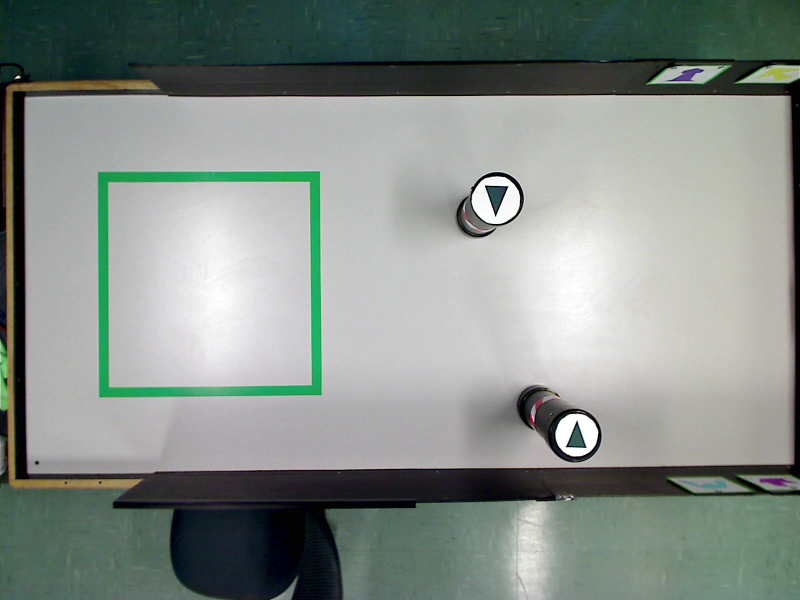
#> input picture design/main_station/resources/Picture 34.jpg, 1600 x 1200 px (shown at 1/2 size)
$ python onboard_vision.py 'design/main_station/resources/Picture 34.jpg'   (older library calls are emulated)
#> lines starting #> are read from the running program, lines starting #| are printed output that depends on the picture; after the words box and inside, x2 and y2 are one past the last pixel; in counts of white or black regions, pixels touching at a corner belong together
### design/vision/contours.py
import cv2
import numpy as np
from scipy.spatial import distance

from itertools import chain, starmap
from math import inf
from operator import truediv
from typing import Tuple

from .constants import (PAINTING_FRAME_LOWER_GREEN,
                        PAINTING_FRAME_UPPER_GREEN,
                        WARPED_IMAGE_DIMENSIONS)
from .exceptions import PaintingFrameNotFound
from .utils import StdErrOutputDisplayManager


class PaintingFrameFinder:
    def __init__(self,
                 color_lower_range=PAINTING_FRAME_LOWER_GREEN,
                 color_upper_range=PAINTING_FRAME_UPPER_GREEN):
        self.color_lower_range = color_lower_range
        self.color_upper_range = color_upper_range

    def find_frame_coordinates(self, image):
        with StdErrOutputDisplayManager():
            try:
                return self._find_frame_coordinates(image)
            except:
                raise PaintingFrameNotFound('There was an error while searching'
                                            'for the painting\'s frame '
                                            'coordinates.')

    def _find_frame_coordinates(self, image):
        mask = self._find_painting_frame_mask(image)
        _, contours, hierarchy = cv2.findContours(mask,

                                                  cv2.RETR_TREE,
                                                  cv2.CHAIN_APPROX_SIMPLE)
        contours, hierarchy = filter_contours_with_predicates(
            contours,
            hierarchy,
            is_area_size_within_range,
            has_four_corners
        )
        contour = find_contour_with_lowest_point_distance_to_image_center(
            contours,
            tuple(reversed(image.shape[:2]))
        )
        closed_contour = cv2.convexHull(contour)
        epsilon = 0.1 * cv2.arcLength(closed_contour, True)

        return cv2.approxPolyDP(closed_contour, epsilon, True)

    def _find_painting_frame_mask(self, image):
        blurred_image = cv2.GaussianBlur(image, (5, 5), 0)
        image_hsv = cv2.cvtColor(blurred_image, cv2.COLOR_BGR2HSV)
        mask = cv2.inRange(image_hsv,
                           self.color_lower_range,
                           self.color_upper_range)

        kernel = np.ones((9, 9), np.uint8)
        return cv2.morphologyEx(mask, cv2.MORPH_CLOSE, kernel)


def has_four_corners(contour, hierarchy) -> bool:
    vertices = []
    try:
        closed_contour = cv2.convexHull(contour)
        epsilon = 0.1 * cv2.arcLength(closed_contour, True)
        vertices = cv2.approxPolyDP(closed_contour, epsilon, True)
    except cv2.error:
        pass
    return len(vertices) == 4


def filter_contours_with_predicates(contours, hierarchies, *predicates):
    filtered_contours = []
    filtered_hierarchies = []
    for contour, hierarchy in zip(contours, chain.from_iterable(hierarchies)):
        if all(predicate(contour, hierarchy) for predicate in predicates):
            filtered_contours.append(contour)
            filtered_hierarchies.append(hierarchy)

    return filtered_contours, filtered_hierarchies


def is_area_size_within_range(contour, *args, **kwargs) -> bool:
    minimum_size = kwargs.get('minimum_size', 1000)
    maximum_size = kwargs.get('maximum_size', inf)
    return minimum_size < cv2.contourArea(contour) < maximum_size


def is_xy_centroid_within_range(contour, *args, **kwargs) -> bool:
    lower_bound = kwargs.get('lower_bound', 120)
    upper_bound = kwargs.get('upper_bound', 180)
    centroid_x, centroid_y = compute_coordinates_center(contour)
    return (lower_bound < centroid_x < upper_bound and
            lower_bound < centroid_y < upper_bound)


def is_approximated_vertices_number_within_range(contour, *args, **kwargs) -> bool:
    minimum_vertices_number = kwargs.get('minimum_vertices_number', 1)
    maximum_vertices_number = kwargs.get('maximum_vertices_number', 20)
    approximation_factor = kwargs.get('approximation_factor', 0.009)
    vertices = []
    try:
        epsilon = approximation_factor * cv2.arcLength(contour, True)
        vertices = cv2.approxPolyDP(contour, epsilon, True)
    except cv2.error:
        pass
    return minimum_vertices_number <= len(vertices) <= maximum_vertices_number


def find_contour_with_lowest_point_distance_to_image_center(contours, image_dimension=WARPED_IMAGE_DIMENSIONS):
    image_center = list(starmap(truediv, zip(image_dimension, (2, 2))))
    image_center_position = np.array([image_center])
    right_contour = None
    right_contour_mean = inf
    for contour in contours:
        average_distance = distance.cdist(
            np.array(list(chain.from_iterable(contour))),
            image_center_position
        ).mean()
        if average_distance < right_contour_mean:
            right_contour_mean = average_distance
            right_contour = contour

    return right_contour


def compute_coordinates_center(coordinates: np.ndarray,
                               coordinates_type=int) -> Tuple[int, int]:
    moment = cv2.moments(coordinates)
    centroid_x = 0
    centroid_y = 0
    try:
        centroid_x = coordinates_type(moment['m10'] / moment['m00'])
        centroid_y = coordinates_type(moment['m01'] / moment['m00'])
    except ZeroDivisionError:
        pass

    return centroid_x, centroid_y

### design/vision/vertices.py
import cv2
import numpy as np

from functools import partial
from math import inf

from .contours import (PaintingFrameFinder,
                       filter_contours_with_predicates,
                       find_contour_with_lowest_point_distance_to_image_center,
                       is_xy_centroid_within_range,
                       is_area_size_within_range,
                       is_approximated_vertices_number_within_range,
                       compute_coordinates_center)
from .exceptions import VerticesNotFound
from .transformations import PerspectiveWarper, Figure
from .utils import StdErrOutputDisplayManager


class VerticesFinder:
    def __init__(self, filter_object, error_percentage=0.009, **kwargs):
        self.filter_object = filter_object
        self.error_percentage = error_percentage
        self.perspective_warper = kwargs.get('perspective_warper',
                                             PerspectiveWarper())
        self.painting_frame_finder = kwargs.get('painting_frame_finder',
                                                PaintingFrameFinder())

    def find_vertices(self, image):
        with StdErrOutputDisplayManager():
            try:
                return self._find_vertices(image)
            except:
                raise VerticesNotFound('There was a problem when trying to '
                                       'find the vertices of the given image')

    def _find_vertices(self, image):
        frame_vertices = self.painting_frame_finder.find_frame_coordinates(image)
        warped_image = self.perspective_warper.change_image_perspective(
            image,
            frame_vertices
        )
        filtered_image = self.filter_object.filter_image(warped_image)
        return Figure(
            self._find_figure_vertices_from_filtered_image(filtered_image)
        )

    def _find_figure_vertices_from_filtered_image(self, filtered_image):
        _, contours, hierarchies = cv2.findContours(filtered_image,
                                                    cv2.RETR_TREE,
                                                    cv2.CHAIN_APPROX_SIMPLE)
        contours, hierarchies = filter_contours_with_predicates(
            contours,
            hierarchies,
            partial(is_area_size_within_range, minimum_size=3000),
            is_xy_centroid_within_range,
            is_approximated_vertices_number_within_range
        )

        contour = find_contour_with_lowest_point_distance_to_image_center(contours)
        epsilon = self.error_percentage * cv2.arcLength(contour, True)
        return cv2.approxPolyDP(contour, epsilon, True)


class HighFrequencyFilter:
    def __init__(self):
        pass

    def filter_image(self, image):
        blurred_image = cv2.bilateralFilter(image, 9, 75, 75)
        gray_image = cv2.cvtColor(blurred_image, cv2.COLOR_BGR2GRAY)

        gaussian_blurred_image = cv2.GaussianBlur(gray_image, (69, 69), 0)
        subtracted_image = cv2.subtract(gray_image, gaussian_blurred_image)
        equalized_image = cv2.equalizeHist(subtracted_image)
        _, thresholded_image = cv2.threshold(equalized_image, np.median(equalized_image), 255, 0)
        return thresholded_image


# [72 lines left out: functions find_best_figure, _compare_figures_with_predicates, have_same_area_size, have_same_perimeter_size, have_same_center_position, not called in this run]

### design/vision/utils.py
from itertools import chain
from operator import itemgetter

import os


def order_points(points):
    points = chain.from_iterable(points)
    points = sorted(points, key=itemgetter(1))
    top_points = sorted(points[:2], key=itemgetter(0))
    bottom_points = sorted(points[2:], key=itemgetter(0), reverse=True)
    return list(chain(top_points, bottom_points))


class StdErrOutputDisplayManager:
    def __init__(self):
        self.null_file_descriptor = os.open(os.devnull, os.O_RDWR)
        self.saved_file_descriptor = os.dup(2)

    def __enter__(self):
        os.dup2(self.null_file_descriptor, 2)

    def __exit__(self, exception_type, exception_value, exception_traceback):
        os.dup2(self.saved_file_descriptor, 2)


def swap_point(point):
    x, y = point
    return y, x

### design/vision/transformations.py
import math
from functools import partial, reduce

import cv2
import numpy as np

from .contours import compute_coordinates_center
from .constants import (PAINTING_DIMENSION_RATIO,
                        REAL_DRAWING_AREA_DIMENSION,
                        WARPED_IMAGE_DIMENSIONS,
                        WARPED_IMAGE_CORNERS)
from .utils import order_points


class PerspectiveWarper:
    def __init__(self,
                 destination_points=WARPED_IMAGE_CORNERS,
                 image_dimensions=WARPED_IMAGE_DIMENSIONS):
        self.destination_points = destination_points
        self.image_dimensions = image_dimensions

    def change_image_perspective(self, image, source_points):
        # The points may not be in the right order and the right format
        # We convert it to the format expected by `warpPerspective`
        source_points = np.array(order_points(source_points),
                                 dtype='float32')
        reference_points = np.array(self.destination_points)
        transformation_matrix, _ = cv2.findHomography(source_points,
                                                      reference_points)
        return cv2.warpPerspective(image,
                                   transformation_matrix,
                                   self.image_dimensions)


class Figure:
    def __init__(self, coordinates: np.ndarray):
        self._homogeneous_coordinates = convert_to_homogeneous_coordinates(coordinates)
        self._coordinates = coordinates

    @property
    def coordinates(self) -> np.ndarray:
        return self._coordinates

    # [19 lines left out: functions coordinates, apply_transformations, not called in this run]


class ScaleTransformation:
    def __init__(self, x: float, y: float=None):
        self.x = x
        self.y = y if y else x

    def apply(self, homogeneous_coordinates: np.ndarray) -> np.ndarray:
        return self._scale(homogeneous_coordinates)

    # [25 lines left out: functions _scale, _find_xy_center_deviation, not called in this run]


class TranslateTransformation:
    def __init__(self, x: float, y: float):
        self.x = x
        self.y = y

    def apply(self, homogeneous_coordinates: np.ndarray) -> np.ndarray:
        return self._translate(homogeneous_coordinates)

    # [7 lines left out: function _translate, not called in this run]


class RotateTransformation:
    def __init__(self, angle: float, is_radian: bool=False):
        self.angle = math.radians(angle) if not is_radian else angle

    def apply(self, homogeneous_coordinates: np.ndarray) -> np.ndarray:
        return self._rotate(homogeneous_coordinates)

    # [17 lines left out: function _rotate, not called in this run]


class WorldCoordinateTransformation:
    # [5 lines left out: function __init__, not called in this run]

    def apply(self, homogeneous_coordinates: np.ndarray) -> np.ndarray:
        return self._convert(homogeneous_coordinates)

    # [24 lines left out: functions _convert, _convert_to_real_coordinates, not called in this run]


def _apply_transformation_matrix_on_point(transformation_matrix: np.ndarray,
                                          point: np.ndarray) -> np.ndarray:
    return transformation_matrix @ point


def convert_to_homogeneous_coordinates(coordinates: np.ndarray) -> np.ndarray:
    return np.append(coordinates,
                     np.ones((coordinates.shape[0], 1, 1)),
                     axis=2)


def convert_to_cartesian_coordinates(coordinates: np.ndarray,
                                     datatype=np.int32) -> np.ndarray:
    return np.delete(coordinates, 2, axis=2).astype(datatype)

### onboard_vision.py
#! /usr/bin/env python
import sys

import cv2

from design.vision.vertices import (HighFrequencyFilter,
                                    VerticesFinder)


if __name__ == "__main__":
    image = cv2.imread(sys.argv[1], 1)
#> image is the input picture: shape (1200, 1600, 3); mean B, G, R 136.9, 142.4, 134.2
    finder = VerticesFinder(HighFrequencyFilter())
    figure = finder.find_vertices(image)
#> in _find_painting_frame_mask, `image_hsv = cv2.cvtColor(blurred_image, cv2.COLOR_BGR2HSV)`: image_hsv: shape (1200, 1600, 3); mean H, S, V 69.8, 41.2, 144.3
#> in _find_painting_frame_mask, `mask = cv2.inRange(image_hsv, self.color_lower_range, self.color_upper..`:
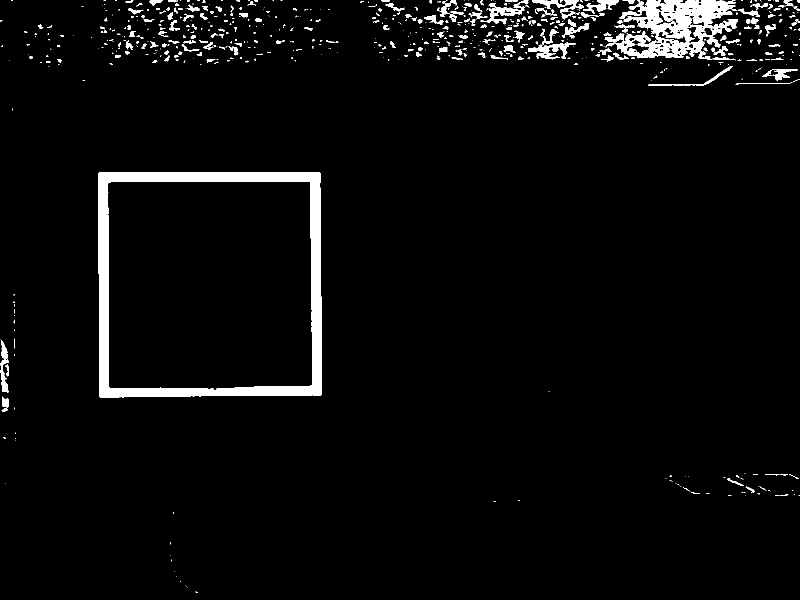
#> mask: shape (1200, 1600) (shown at 1/2 size); 3.7% white; 692 white regions (459 under 20 px), largest, box (x1, y1, x2, y2) and area: (197, 344, 644, 795) 32229, (1209, 0, 1475, 121) 15872, (1056, 58, 1152, 119) 1543
#> in _find_painting_frame_mask, `return cv2.morphologyEx(mask, cv2.MORPH_CLOSE, kernel)`:
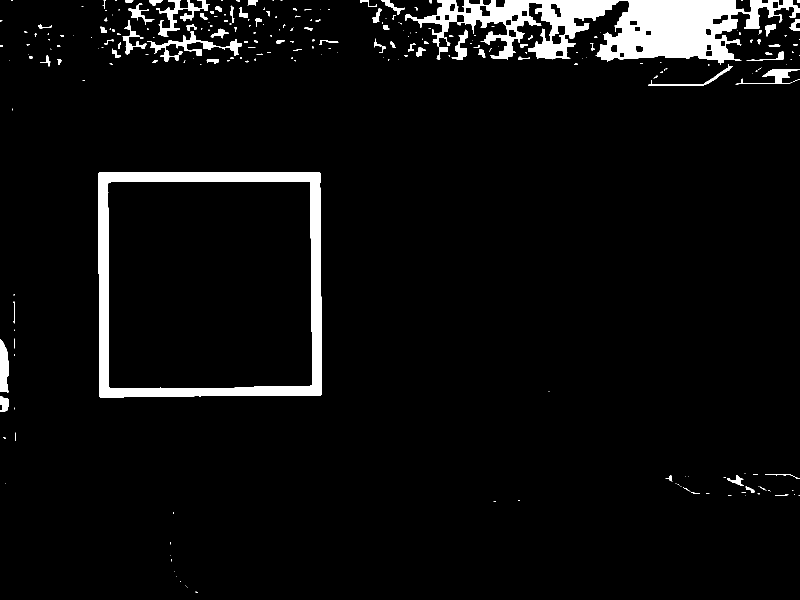
#> returned value: shape (1200, 1600) (shown at 1/2 size); 5.1% white; 257 white regions (164 under 20 px)
#> in _find_frame_coordinates, `_, contours, hierarchy = cv2.findContours(mask,  cv2.RETR_TREE, cv2.CH..`: contours = 282 contours, 191 with area under 20; largest, box (x1, y1, x2, y2) and area: (197, 344, 644, 795) 198252, (215, 362, 626, 778) 167638, (810, 0, 1600, 130) 49204, (295, 63, 484, 123) 1950, (312, 0, 420, 74) 1588
#> the loop in filter_contours_with_predicates, `for contour, hierarchy in zip(contours, chain.from_iterable(hierarchie..` made 282 passes
#> (contour, hierarchy) on passes 2 to 4: ([[373, 1173], [374, 1174]], [2, 0, -1, -1]), ([[370, 1171]], [3, 1, -1, -1]), ([[360, 1163], [361, 1163]], [4, 2, -1, -1])
#> after the loop in filter_contours_with_predicates, `for contour, hierarchy in zip(contours, chain.from_iterable(hierarchie..`: filtered_contours = 2 contours; box (x1, y1, x2, y2) and area: (197, 344, 644, 795) 198252, (215, 362, 626, 778) 167638; filtered_hierarchies = [[57, 54, 56, -1], [-1, -1, -1, 55]]
#> in _find_frame_coordinates, `contours, hierarchy = filter_contours_with_predicates( contours, hiera..`: contours has the same summary as filtered_contours in filter_contours_with_predicates
#> the loop in find_contour_with_lowest_point_distance_to_image_center, `for contour in contours:` made 2 passes
#> (average_distance, right_contour_mean) on passes 1 to 2: (426.5, 426.5), (398.1, 398.1)
#> after the loop in find_contour_with_lowest_point_distance_to_image_center, `for contour in contours:`: right_contour = contour of 67 points, box (x1, y1, x2, y2) (215, 362, 626, 778), area 167638; right_contour_mean = 398.1
#> in _find_frame_coordinates, `contour = find_contour_with_lowest_point_distance_to_image_center( con..`: contour has the same summary as right_contour in find_contour_with_lowest_point_distance_to_image_center
#> in _find_frame_coordinates, `closed_contour = cv2.convexHull(contour)`: closed_contour = contour of 20 points, box (x1, y1, x2, y2) (215, 362, 626, 778), area 168461
#> in _find_frame_coordinates, `epsilon = 0.1 * cv2.arcLength(closed_contour, True)`: epsilon = 162.9
#> in _find_vertices, `frame_vertices = self.painting_frame_finder.find_frame_coordinates(ima..`: frame_vertices = [[216, 365], [619, 363], [624, 770], [220, 776]]
#> in order_points, `points = sorted(points, key=itemgetter(1))`: points = [[619, 363], [216, 365], [624, 770], [220, 776]]
#> in order_points, `top_points = sorted(points[:2], key=itemgetter(0))`: top_points = [[216, 365], [619, 363]]
#> in order_points, `bottom_points = sorted(points[2:], key=itemgetter(0), reverse=True)`: bottom_points = [[624, 770], [220, 776]]
#> in change_image_perspective, `source_points = np.array(order_points(source_points), dtype='float32')`: source_points = [[216, 365], [619, 363], [624, 770], [220, 776]]
#> in change_image_perspective, `transformation_matrix, _ = cv2.findHomography(source_points, reference..`: transformation_matrix = [[0.735, -0.00715, -156.2], [0.00362, 0.73, -267.1], [-2.4e-05, 6.55e-06, 1]]
#> in change_image_perspective, `return cv2.warpPerspective(image, transformation_matrix, self.image_di..`:
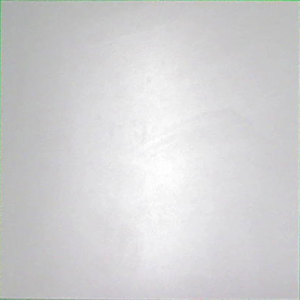
#> returned value: shape (300, 300, 3); mean of channels 0, 1, 2 210.9, 209.7, 209.7; drawn as B, G, R
#> in filter_image, `subtracted_image = cv2.subtract(gray_image, gaussian_blurred_image)`:
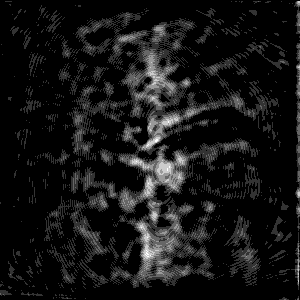
#> subtracted_image: shape (300, 300); min 0, max 5, mean 0.414; drawn with min black and max white
#> in filter_image, `equalized_image = cv2.equalizeHist(subtracted_image)`:
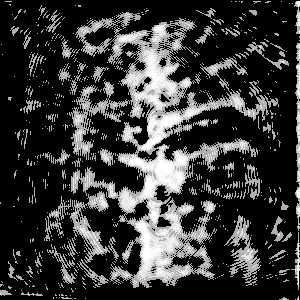
#> equalized_image: shape (300, 300); min 0, max 255, mean 56.3
#> in filter_image, `_, thresholded_image = cv2.threshold(equalized_image, np.median(equali..`:
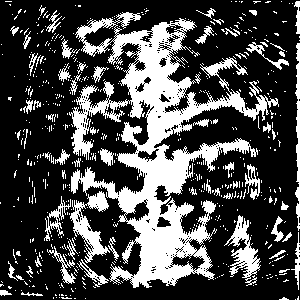
#> thresholded_image: shape (300, 300); 28.9% white; 589 white regions (528 under 20 px)
#> in _find_figure_vertices_from_filtered_image, `_, contours, hierarchies = cv2.findContours(filtered_image, cv2.RETR_T..`: contours = 1303 contours, 1241 with area under 20; largest, box (x1, y1, x2, y2) and area: (69, 12, 279, 288) 18041, (70, 191, 110, 263) 972, (224, 215, 261, 286) 818, (83, 24, 117, 48) 441, (295, 43, 300, 231) 375
#> the loop in filter_contours_with_predicates (call 2), `for contour, hierarchy in zip(contours, chain.from_iterable(hierarchie..` made 1303 passes
#> (contour, hierarchy) on passes 1 to 3: ([[295, 299]], [1, -1, -1, -1]), ([[85, 298]], [2, 0, -1, -1]), ([[74, 298], [75, 298]], [3, 1, -1, -1])
#> after the loop in filter_contours_with_predicates (call 2), `for contour, hierarchy in zip(contours, chain.from_iterable(hierarchie..`: filtered_contours = 1 contour; box (x1, y1, x2, y2) and area: (69, 12, 279, 288) 18041; filtered_hierarchies = [[1271, 726, 728, -1]]
#> in _find_figure_vertices_from_filtered_image, `contours, hierarchies = filter_contours_with_predicates( contours, hie..`: contours has the same summary as filtered_contours in filter_contours_with_predicates
#> the loop in find_contour_with_lowest_point_distance_to_image_center (call 2), `for contour in contours:` made 1 pass
#> (average_distance, right_contour_mean) on pass 1: (83.77, 83.77)
#> in _find_figure_vertices_from_filtered_image, `contour = find_contour_with_lowest_point_distance_to_image_center(cont..`: contour = contour of 3090 points, box (x1, y1, x2, y2) (69, 12, 279, 288), area 18041
#> in _find_figure_vertices_from_filtered_image, `epsilon = self.error_percentage * cv2.arcLength(contour, True)`: epsilon = 46.24
#> in __init__, `self._homogeneous_coordinates = convert_to_homogeneous_coordinates(coo..`: self._homogeneous_coordinates = 15 rows, first 8: [92, 19, 1], [140, 50, 1], [73, 152, 1], [150, 104, 1], [140, 192, 1], [71, 176, 1], [110, 281, 1], [213, 279, 1]
#> in __init__, `self._coordinates = coordinates`: self._coordinates = contour of 15 points, box (x1, y1, x2, y2) (71, 19, 278, 282), area 22532
    cv2.drawContours(image, [figure.coordinates], -1, (255, 255, 255), 3)
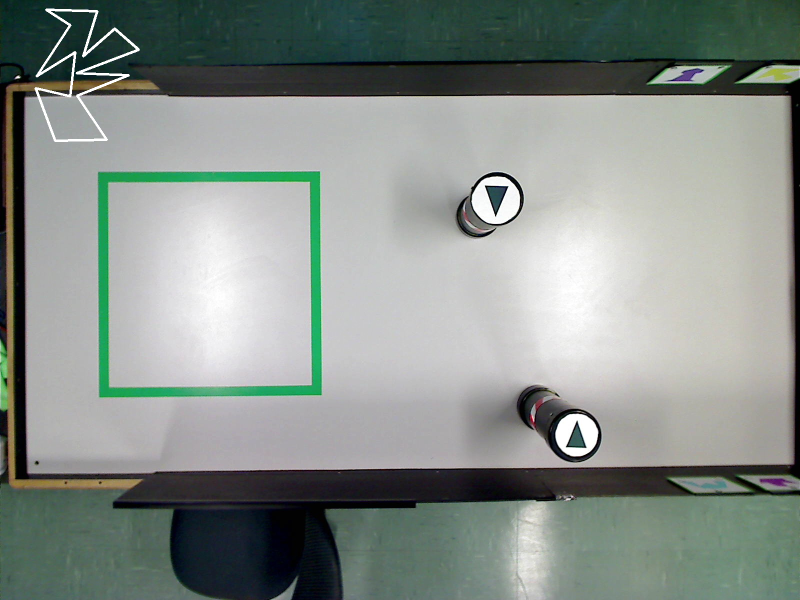
#> image: shape (1200, 1600, 3) (shown at 1/2 size); 0.37% of pixels changed, all inside (x1, y1, x2, y2) = (69, 17, 280, 284)
    cv2.imshow('Contours', image)
    cv2.waitKey()
